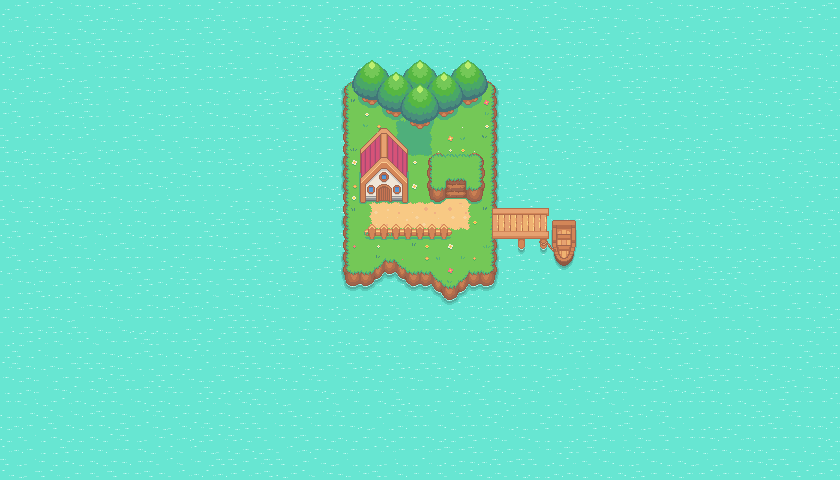

A 2D game scene composited from a Tiled map and its tileset images. What follows is a short description and the map's XML, with each tile layer's data collapsed to a summary:
An orthogonal 70x40 tile map with 12x12 px tiles, 12 tile layers (sea, island, Dock, Paths, ...), 1 hidden layer not drawn, 2 tilesets.

<map version="1.10" tiledversion="1.10.2" orientation="orthogonal" renderorder="right-down" width="70" height="40" tilewidth="12" tileheight="12" infinite="0" nextlayerid="15" nextobjectid="1">
 <tileset firstgid="1" source="Pokemon.tsx" />
 <tileset firstgid="1025" source="CollisionTileset.tsx" />
 <layer id="1" name="sea" width="70" height="40">
  <data>[2800 cells, 2800 non-empty, 9 distinct tile ids]</data>
 </layer>
 <layer id="2" name="island" width="70" height="40">
  <data>[2800 cells, 294 non-empty, 91 distinct tile ids]</data>
 </layer>
 <layer id="13" name="Dock" width="70" height="40">
  <data>[2800 cells, 48 non-empty, 48 distinct tile ids]</data>
 </layer>
 <layer id="8" name="Paths" width="70" height="40">
  <data>[2800 cells, 39 non-empty, 16 distinct tile ids]</data>
 </layer>
 <layer id="9" name="Battle patch" width="70" height="40">
  <data>[2800 cells, 9 non-empty, 9 distinct tile ids]</data>
 </layer>
 <layer id="11" name="Fences" width="70" height="40">
  <data>[2800 cells, 24 non-empty, 12 distinct tile ids]</data>
 </layer>
 <layer id="5" name="Trees" width="70" height="40">
  <data>[2800 cells, 72 non-empty, 24 distinct tile ids]</data>
 </layer>
 <layer id="6" name="trees1" width="70" height="40">
  <data>[2800 cells, 56 non-empty, 25 distinct tile ids]</data>
 </layer>
 <layer id="10" name="grass and flowers" width="70" height="40">
  <data>[2800 cells, 43 non-empty, 28 distinct tile ids]</data>
 </layer>
 <layer id="7" name="trees2" width="70" height="40">
  <data>[2800 cells, 40 non-empty, 25 distinct tile ids]</data>
 </layer>
 <layer id="3" name="plateau" width="70" height="40">
  <data>[2800 cells, 36 non-empty, 36 distinct tile ids]</data>
 </layer>
 <layer id="4" name="House" width="70" height="40">
  <data>[2800 cells, 48 non-empty, 48 distinct tile ids]</data>
 </layer>
 <layer id="14" name="Collisions" width="70" height="40" visible="0" opacity="0.47">
  <data>[2800 cells, 100 non-empty, 1 distinct tile ids]</data>
 </layer>
</map>
